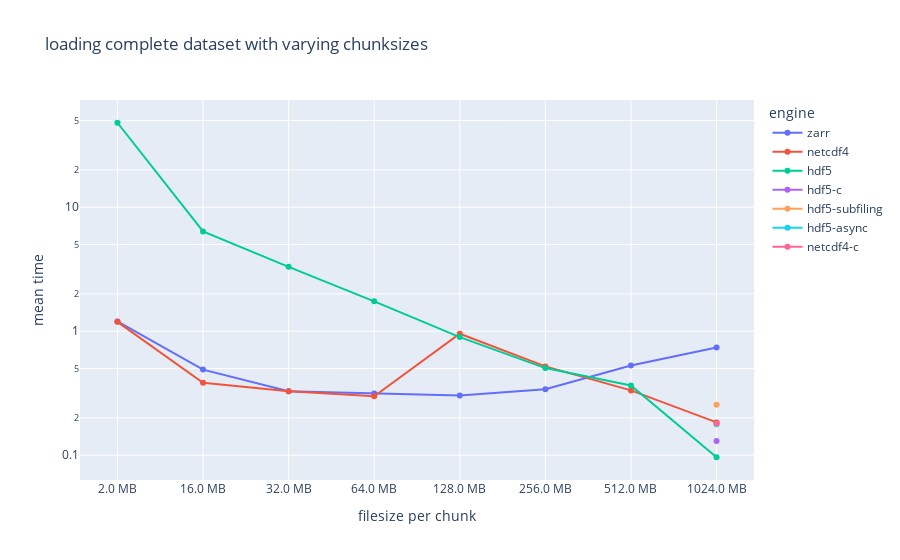
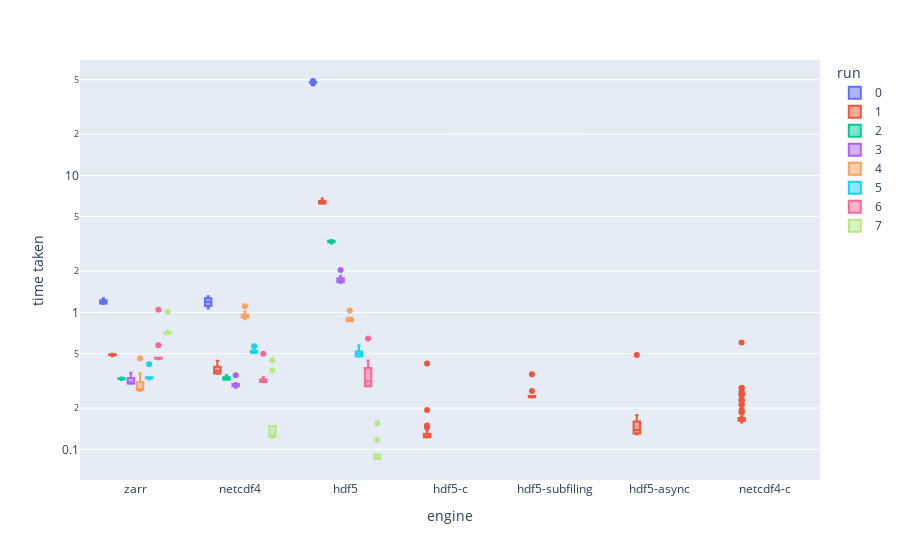
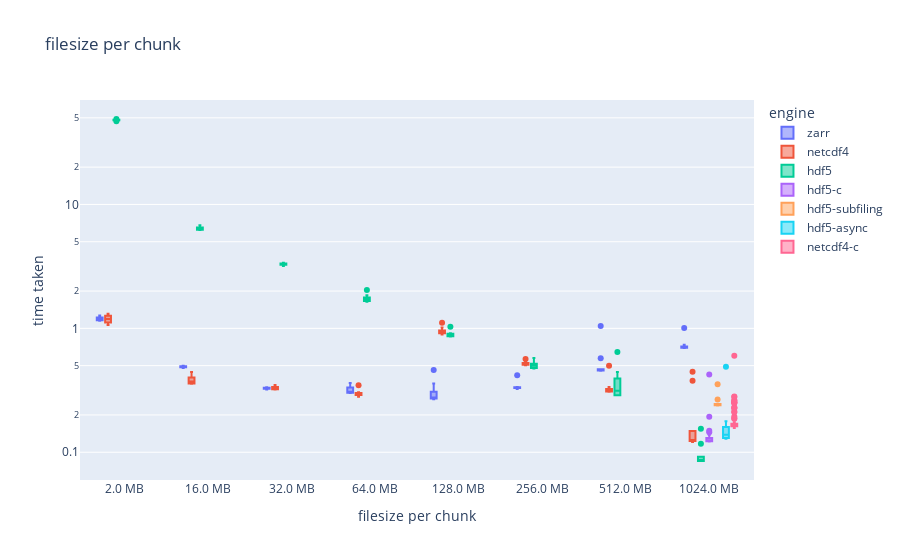
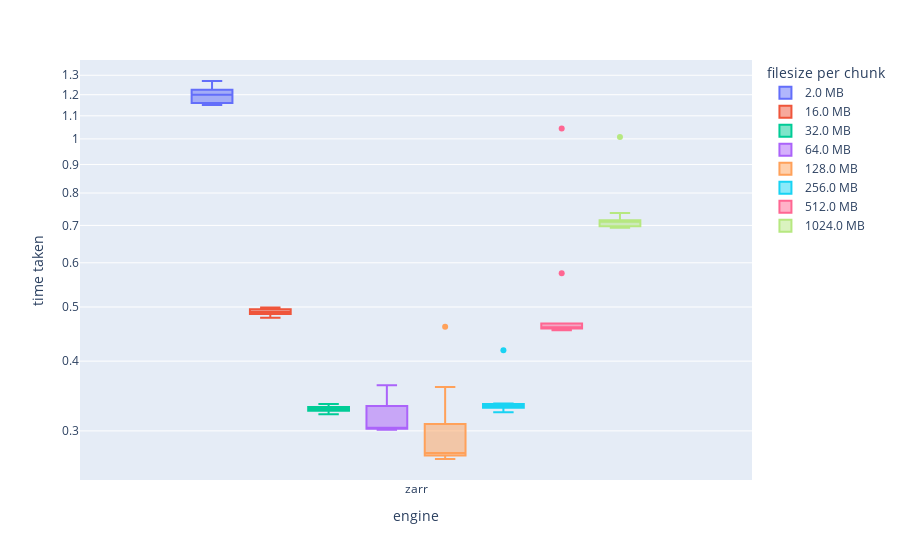

Write notebook code for charts like these, in order.
### Code cell
import plotly.express as px 
import plotly.graph_objects as go
import numpy as np

#pd.options.plotting.backend = "plotly"

df = df_bench 

filter = df["format"].drop_duplicates(ignore_index=True)

smth = pd.DataFrame()
for format in filter:
    mask = df["format"].values == format
    df_format = df[mask]
    mean =  df_format["time taken"].mean()
    tmp = pd.DataFrame(data=[{"mean time": mean, "format": format, "engine": df_format["engine"].iat[0], "run": df_format["run"].iat[0], "filesize per chunk": df_format["filesize per chunk"].iat[0]}])
    smth = pd.concat([smth, tmp], ignore_index=True)

fig = px.line(data_frame=smth, log_y=True, x="filesize per chunk", y="mean time", color="engine", markers=True, hover_data=["format"], title="loading complete dataset with varying chunksizes")
fig.show()

fig =  fig = px.box(data_frame=df, log_y=True, x="engine", y="time taken", color="run", hover_data=["format"])
fig.show()

fig =  fig = px.box(data_frame=df, log_y=True, x="filesize per chunk", y="time taken", color="engine", hover_data=["format"], title="filesize per chunk")
fig.show()

filter = df["engine"].drop_duplicates(ignore_index=True)

for engine in filter:
    
    mask = df["engine"].values == engine
    df_engine = df[mask]
    fig =  fig = px.box(data_frame=df_engine, log_y=True, x="engine", y="time taken", color="filesize per chunk",)
    fig.show()


filter = df["run"].drop_duplicates(ignore_index=True)

fig = px.violin(data_frame=df, log_x=True, x="time taken", y="format", color="engine")
fig.show()

for engine in filter:
    
    mask = df["run"].values == engine
    fig = px.box(data_frame=df[mask], log_y=True, x="engine", y="time taken", color="filesize per chunk", points="all",)
    #fig.show()
    
    fig = px.violin(data_frame=df[mask], log_x=True, x="time taken", y="filesize per chunk", color="engine")
    fig.show()
